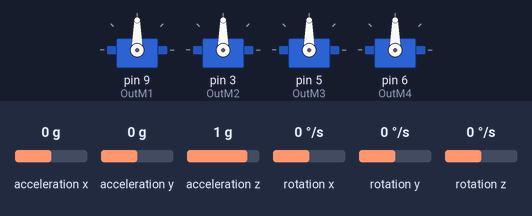
The sketch below on a simulated Arduino Uno, built with avr-gcc and run on an emulated ATmega328P. Parts: 4 × servo. Wiring (inferred from the names in the program): MPU-6050 motion sensor at I2C address 0x68. The test bench sets the inputs (shaded band); at power-on: acceleration x 0 g, acceleration y 0 g, acceleration z 1 g, rotation x 0 °/s, rotation y 0 °/s, rotation z 0 °/s. No radio packets arrive unless stated.

Above: at 0.1 s.
At 3.1 s:
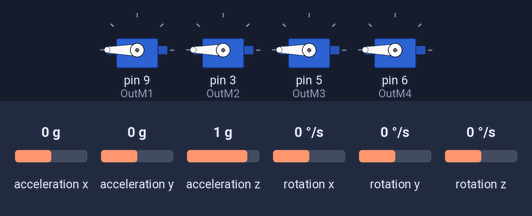
At 5.1 s:
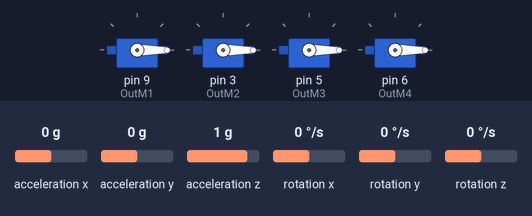
Timing chart, 0 to 6.6 s (numbered marks = the images above):
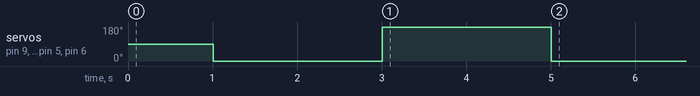

The sketch:

drone_code.ino
```cpp
#include<Wire.h>
#include <Servo.h>
#include <SPI.h>
#include <nRF24L01.h>
#include <RF24.h>
// pins used 3,5,6,7,8,9,11,12
// pins that are not being used 0,1,2,4,13

// reciver
RF24 radio(7, 8); // CE, CSN
const byte address[6] = "00001";

// gyro sensor
const int MPU_addr = 0x68; // I2C address of the MPU-6050
int16_t AcX, AcY, AcZ, Tmp, GyX, GyY, GyZ;


// speed of each motor
byte M1Speed;
byte M2Speed;
byte M3Speed;
byte M4Speed;

// motors
Servo OutM1;
Servo OutM2;
Servo OutM3;
Servo OutM4;

// datapackage coming from the controller
struct DataPackage{
byte XPos;
byte YPos;
bool ValUp;
bool ValDown;
bool StopProp;
};

struct DataPackage Data;// Data is a variable that represents DataPackage


void setup() {
  //gyro/accel sensor
  Wire.begin();
  Wire.beginTransmission(MPU_addr);
  Wire.write(0x6B);  // PWR_MGMT_1 register
  Wire.write(0);     // set to zero (wakes up the MPU-6050)
  Wire.endTransmission(true);

// radio/ contorller
radio.begin();
  radio.openReadingPipe(0, address);
  radio.setPALevel(RF24_PA_MIN);
  radio.startListening();

  // motors
  OutM1.attach(9, 1000, 2000);  // (pin, min pulse width, max pulse width in microseconds)
  OutM2.attach(3, 1000, 2000);  //
  OutM3.attach(5, 1000, 2000);  //
  OutM4.attach(6, 1000, 2000);  //

  SetupMotorController(); //
}

void loop() {

    // controller/ radio
    if (radio.available()) {
  radio.read(&Data, sizeof(DataPackage));

  // test to see if the data is coming from the controller
  Serial.print("Stop button: ");
  Serial.println(Data.StopProp);

Serial.print("UP button: ");
  Serial.println(Data.ValUp);

  Serial.print("Down button");
  Serial.println(Data.ValDown);
Serial.println();
  Serial.print("Joystick x: ");
  Serial.println(Data.XPos);

  Serial.print("Joystick y: ");
  Serial.println(Data.YPos);

    }


  GetPosition();// get the xyz of gyro and accelrometer

  //  M#Speed scale it to use it with the servo library (value between 0 and 180)

  // landing
  if (Data.StopProp == HIGH) {
    AllMin();
  }

  //add normal flight
  // if up = high then increase the elevation

  // if

  UpdateSpeed();
}


// functions
void UpdateSpeed() {
  OutM1.write(M1Speed);    // Send the signal to the ESC (value needs to be between 0 to 180)
  OutM2.write(M2Speed);    // Send the signal to the ESC
  OutM3.write(M3Speed);    // Send the signal to the ESC
  OutM4.write(M4Speed);    // Send the signal to the ESC
}

void SetupMotorController() {
  delay(1000);// whait for the motor controller to get setup

    AllMin();// set all of the speeds of the motor to 0
    delay(2000);// waits for the motor controller to 2 second

  AllMax(); // sets all of the speeds of the motor to 180
  delay(2000);  // waits for the motor controller 2 seconds

  AllMin(); // sets all of speeds of the motor to 0
  delay(2000);// waits for the motor controller for 2 seconds

}

void GetPosition() {
  Wire.beginTransmission(MPU_addr);
  Wire.write(0x3B);  // starting with register 0x3B (ACCEL_XOUT_H)
  Wire.endTransmission(false);
  Wire.requestFrom(MPU_addr, 14, true); // request a total of 12 registers
  //accelerometer
  AcX = Wire.read() << 8 | Wire.read(); // 0x3B (ACCEL_XOUT_H) & 0x3C (ACCEL_XOUT_L)
  AcY = Wire.read() << 8 | Wire.read(); // 0x3D (ACCEL_YOUT_H) & 0x3E (ACCEL_YOUT_L)
  AcZ = Wire.read() << 8 | Wire.read(); // 0x3F (ACCEL_ZOUT_H) & 0x40 (ACCEL_ZOUT_L)
  // gyroscope
  GyX = Wire.read() << 8 | Wire.read(); // 0x43 (GYRO_XOUT_H) & 0x44 (GYRO_XOUT_L)
  GyY = Wire.read() << 8 | Wire.read(); // 0x45 (GYRO_YOUT_H) & 0x46 (GYRO_YOUT_L)
  GyZ = Wire.read() << 8 | Wire.read(); // 0x47 (GYRO_ZOUT_H) & 0x48 (GYRO_ZOUT_L)
  //magnometer???
}
void AllMax() {
  M1Speed = 180;
  M2Speed = 180;
  M3Speed = 180;
  M4Speed = 180;
  UpdateSpeed();

}

void AllMin() {
  M1Speed = 0;
  M2Speed = 0;
  M3Speed = 0;
  M4Speed = 0;
    UpdateSpeed();

}

  void KalmanFilter(){


    }
```
